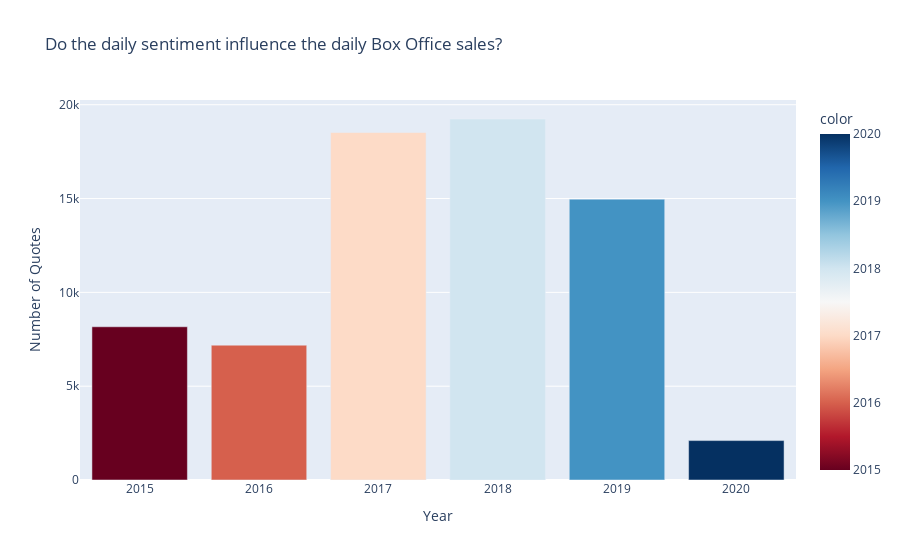

Source (notebook cell):
### Code cell
fig = px.bar(x=df.year, y=df.counts, labels={'x':'Year', 'y':'Number of Quotes'},
                color=df.year, #sent2box[:,0],
                #color_discrete_sequence=px.colors.sequential.Viridis,
                 color_continuous_scale='RdBu',   
             #color_continuous_scale=px.colors.sequential.Viridis,
                 title='Do the daily sentiment influence the daily Box Office sales?')
fig.show()

### Figure 1 — Plotly figure (JSON) as saved in the notebook; plotly's stock layout.template omitted (floating-point values rounded to 4 significant figures)
{"data": [{"alignmentgroup": "True", "hovertemplate": "Year=%{x}<br>Number of Quotes=%{y}<br>color=%{marker.color}<extra></extra>", "legendgroup": "", "marker": {"color": [2015, 2016, 2017, 2018, 2019, 2020], "coloraxis": "coloraxis", "pattern": {"shape": ""}}, "name": "", "offsetgroup": "", "orientation": "v", "showlegend": false, "textposition": "auto", "type": "bar", "x": [2015, 2016, 2017, 2018, 2019, 2020], "xaxis": "x", "y": [8166, 7186, 18519, 19240, 14968, 2101], "yaxis": "y"}], "layout": {"barmode": "relative", "coloraxis": {"colorbar": {"title": {"text": "color"}}, "colorscale": [[0, "rgb(103,0,31)"], [0.1, "rgb(178,24,43)"], [0.2, "rgb(214,96,77)"], [0.3, "rgb(244,165,130)"], [0.4, "rgb(253,219,199)"], [0.5, "rgb(247,247,247)"], [0.6, "rgb(209,229,240)"], [0.7, "rgb(146,197,222)"], [0.8, "rgb(67,147,195)"], [0.9, "rgb(33,102,172)"], [1, "rgb(5,48,97)"]]}, "legend": {"tracegroupgap": 0}, "title": {"text": "Do the daily sentiment influence the daily Box Office sales?"}, "xaxis": {"anchor": "y", "domain": [0, 1], "title": {"text": "Year"}}, "yaxis": {"anchor": "x", "domain": [0, 1], "title": {"text": "Number of Quotes"}}}}
